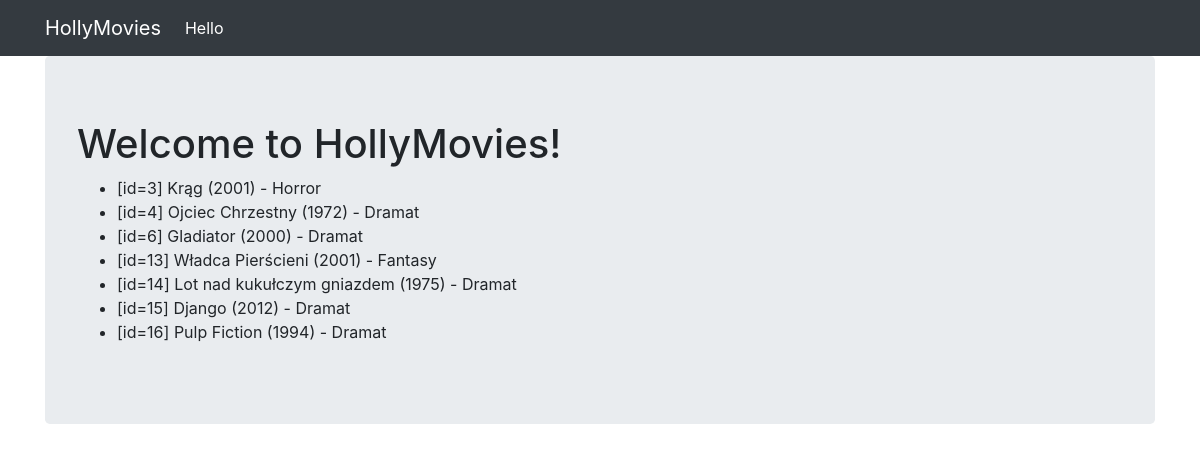
The app's page /movie/ with its own data.
### viewer/models.py (models this page shows, shortened)
class Movie(Model):
    title = CharField(max_length=170)
    genre = ForeignKey(Genre, on_delete=DO_NOTHING)
    rating = IntegerField()
    released = DateField()
    description = TextField()
    created = DateTimeField(auto_now_add=True)

class Genre(Model):
    name = CharField(max_length=128)

### viewer/views.py (the view)
# urls.py: path('movie/', MoviesView.as_view(), name="filmy"),
class MoviesView(ListView):
    template_name = 'movies.html'
    model = Movie
    paginate_by = 20

### viewer/templates/movies.html (shortened to what this page needs)
{% extends "base.html" %}
{% block content %}
  <h1>Welcome to HollyMovies!</h1>
  <ul>
    {% for movie in object_list %}
    <li>
     [id={{ movie.id }}]  {{ movie.title }} ({{ movie.released.year }}) - {{ movie.genre.name }}
    </li>
    {% endfor %}
  </ul>
{% endblock %}

### viewer/templates/base.html (shortened to what this page needs)
{% load static %}
<html {% if LANGUAGE_CODE %}lang="{{ LANGUAGE_CODE }}"{% endif %}>
<head>
  <link rel="stylesheet"  href="https://stackpath.bootstrapcdn.com/bootstrap/4.2.1/css/bootstrap.min.css">
</head>
<body>
  <nav class="navbar navbar-expand-lg navbar-dark bg-dark">
    <div class="container fixed">
      <a class="navbar-brand" href="{% url 'filmy' %}">HollyMovies</a>
      <div class="collapse navbar-collapse" id="navbarNavAltMarkup">
        <div class="navbar-nav">
          <a class="nav-item nav-link active" href="{% url 'hello' %}">Hello</a>
        </div>
      </div>
    </div>
  </nav>
  <div class="container">
    <div class="jumbotron">
      {% block content %}{% endblock %}
    </div>
  </div>
</body>
</html>

### records on screen
Movie: id "3", title "Krąg", released.year "2001", genre.name "Horror"
Movie: id "4", title "Ojciec Chrzestny", released.year "1972", genre.name "Dramat"
Movie: id "6", title "Gladiator", released.year "2000", genre.name "Dramat"
Movie: id "13", title "Władca Pierścieni", released.year "2001", genre.name "Fantasy"
Movie: id "14", title "Lot nad kukułczym gniazdem", released.year "1975", genre.name "Dramat"
Movie: id "15", title "Django", released.year "2012", genre.name "Dramat"
Movie: id "16", title "Pulp Fiction", released.year "1994", genre.name "Dramat"
